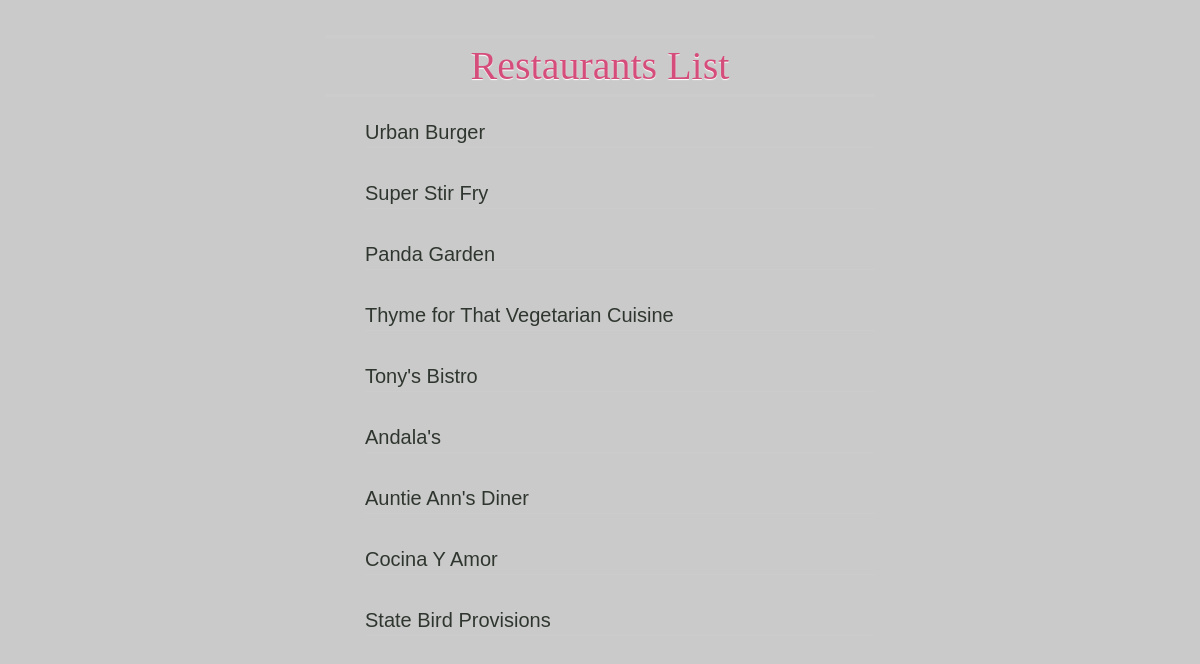
The page /restaurants/ on the database its author committed.
### database_setup.py (models this page shows, shortened)
class Restaurant(Base):                                              # Restaurant base class
    __tablename__ = 'restaurant'                                     # resturant is the table name
    name = Column(String(80), nullable = False)                      # has name of String size 80 characters and entry cannot be created if name of restaurant is not entered
    id = Column(Integer, primary_key = True)                         # restaurant table has another column having id as the primary key for each row

### app.py (the view)
@app.route('/restaurants/')
def restaurants():
    restaurants = session.query(Restaurant).all()
    if restaurants:
        return render_template('restaurants.html', restaurants=restaurants)
    else:
        return "Request couldn't Found"

### templates/restaurants.html
<html>
		<head>
				<link rel=stylesheet type=text/css href="{{ url_for('static', filename='styles.css') }}">
		</head>
		<body class="center">
				<h1>Restaurants List</h1>
				<ul>
				{% for restaurant in restaurants %}
				<li>
						<a class="restaurantname" href="{{ url_for('restaurant_menu', restaurant_id=restaurant.id) }}"> {{ restaurant.name }} </a>
				</li>
				<br>
				{% endfor %}
				</ul>
		</body>
</html>

### static/styles.css (style rules this page uses)
body { font: 200 20px/1.5 Helvetica, Verdana, sans-serif; padding: 0; width: 550px; margin: auto; margin-top: 10px; margin-bottom: 20px; background:url(https://subtlepatterns.com/patterns/little_pluses.png) #cacaca; border: 5px solid #cacaca; border-radius: 10px; }
h1 { color: #d54d7b; font-family: "Great Vibes", cursive; line-height: 160px; font-weight: normal; margin-bottom: 0px; margin-top: 40px; text-shadow: 0 1px 1px #fff; border-top: 3px solid #ccc; border-bottom: 3px solid #ccc; border-margin: 100px; }
h1, h2, h3, h4, h5, h6 { text-align: center; font-weight: 400; line-height: 1.4; margin-top: 20px; margin-bottom: 10px; }
ul { list-style-type: none }
a:-webkit-any-link { color: #2f362f; cursor: pointer; font: 200 20px/1.5 Helvetica, Verdana, sans-serif; text-decoration: none; }
li { border-bottom: 1px solid #ccc; }

### rows shown on the page
Restaurant: name "Urban Burger"
Restaurant: name "Super Stir Fry"
Restaurant: name "Panda Garden"
Restaurant: name "Thyme for That Vegetarian Cuisine"
Restaurant: name "Tony's Bistro"
Restaurant: name "Andala's"
Restaurant: name "Auntie Ann's Diner"
Restaurant: name "Cocina Y Amor"
Restaurant: name "State Bird Provisions"
